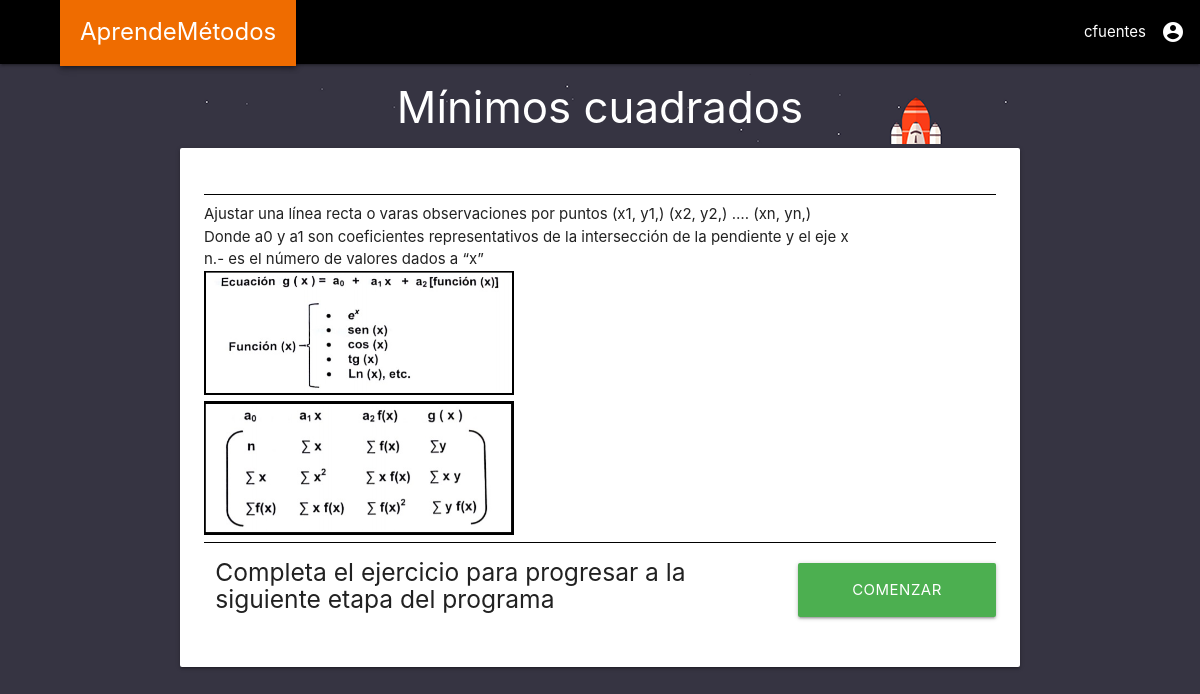
The app's page /preface_lineal_con_funcion/ (signed in), older data.
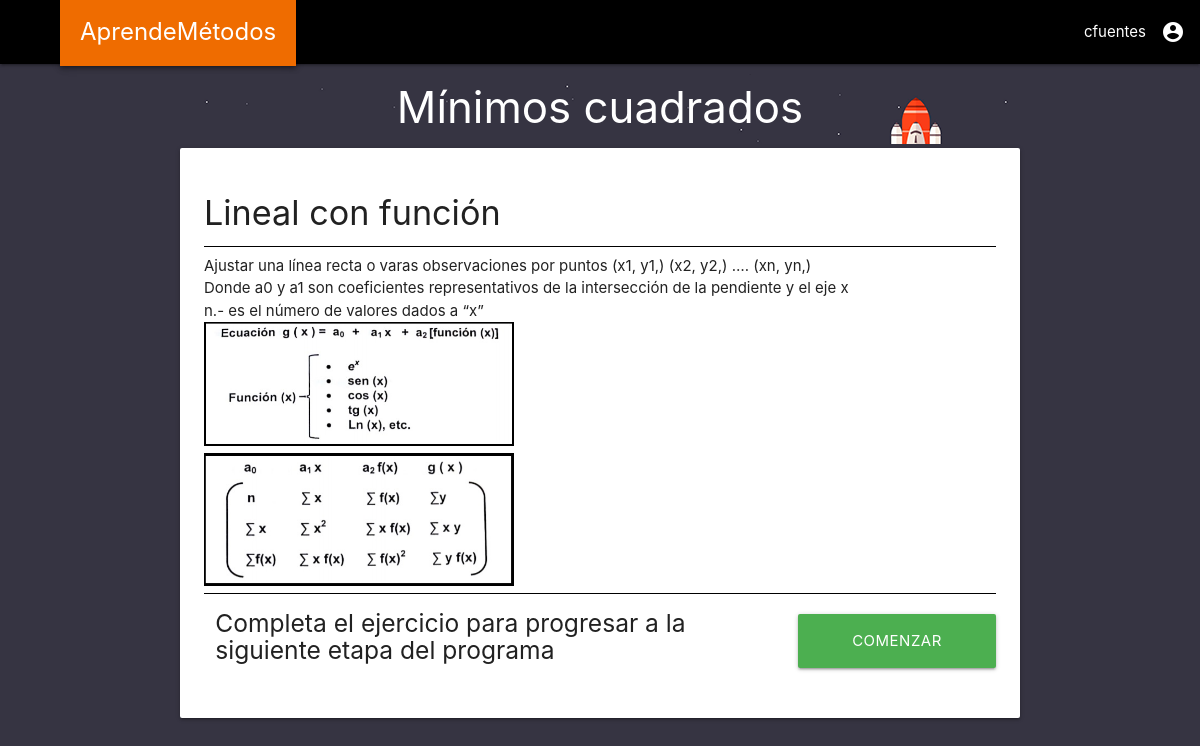
The same page, newer data.
### gainspend/models.py (models this page shows)
class Method(models.Model):
    field_id = models.IntegerField(db_column='_id', primary_key=True, blank=True)
    name = models.TextField(blank=True, null=True)
    is_subject = models.BooleanField(blank=True, null=True)
    preface_name = models.TextField(blank=True, null=True)

### gainspend/views/minimos_cuadrados.py (the view)
# urls.py: path('preface_lineal_con_funcion/',views.preface_lineal_con_funcion, name='preface_lineal_con_funcion'),
@login_required
def preface_lineal_con_funcion(request):
    method = Method.objects.filter(name="Lineal con función").first()
    context = {
        "method": method
    }
    return render(request, 'gainspend/pages/preface_lineal_con_funcion.html', context)

### gainspend/templates/gainspend/pages/preface_lineal_con_funcion.html (shortened to what this page needs)
{% extends "../base/base_main.html" %}
{% load humanize %}
{% load static %}
{% block content_center %}
<div class="container">
  <div class="preface_title" style="background-image: url({% static 'images/32.png' %})">
    <div class="card-title">
      <h3 style ="margin:0px;">Mínimos cuadrados</h3>
    </div>
  </div>
  <div class="card">
    <div class="card-content">
      <div class="card-title" style="border-bottom:1px solid black;">
        <h4>{{ method.name }}</h4>
      </div>
      <div class="preface_content">
        <body>
        Ajustar una línea recta o varas observaciones por puntos (x1, y1,) (x2, y2,) …. (xn, yn,)
        <p>Donde a0 y a1 son coeficientes representativos de la intersección de la pendiente y el eje x
        <br> n.- es el número de valores dados a “x”</p>
        <img src ="{% static 'preface_images\LCF1.jpg' %}"width="310"/>
        <br><img src ="{% static 'preface_images\LCF2.jpg' %}"width="310"/>
      </div>
      <div class="start_excercise_box">
        <div class="row">
          <div class="col s12 m9">
            <h5>Completa el ejercicio para progresar a la siguiente etapa del programa</h5>
          </div>
          <a href="/preface_{{ method.preface_name }}/excercise">
            <div class="col s12 m3 btn btn-large green" style="margin-top:20px;">
              Comenzar
            </div>
          </a>
        </div>
      </div>
    </div>
  </div>
</div>
{% endblock content_center %}

### gainspend/templates/gainspend/base/base_main.html (shortened to what this page needs)
<!DOCTYPE html>
<html lang="en" dir="ltr">
  {% block head %}
  <head>
    {% block stylesheets %}
      {% include "gainspend/base/base_head_stylesheets.html" %}
    {% endblock stylesheets %}
  </head>
  {% endblock head %}
  {% block body %}
  <body class="dark-purple">
    {% block header %}
      {% include "gainspend/base/base_header.html" %}
    {% endblock header %}
    {% block content %}
      {% block content_center %}
      {% endblock content_center %}
    {% endblock content %}
  </body>
  {% endblock body %}
</html>

### gainspend/templates/gainspend/base/base_head_stylesheets.html
{% load static %}
<link rel="stylesheet" href="{% static 'vendor/materialize/css/materialize.min.css' %}">
<link rel="stylesheet" href="{% static 'vendor/material-icons/icon.css' %}">
<link rel="stylesheet" href="{% static 'vendor/sweetalert2/sweetalert2.min.css' %}">
<link rel="stylesheet" href="{% static 'gainspend/base/base.css' %}">

### gainspend/templates/gainspend/base/base_head_scripts.html (shortened to what this page needs)
{% load static %}

### gainspend/templates/gainspend/base/base_header.html (shortened to what this page needs)
<nav>
  <div class="nav-wrapper black">
    <a href="#" data-target="slide-out" class="sidenav-trigger" style="display: block;"><i class="material-icons black-text">menu</i></a>
    <a href="{% url 'main_dashboard' %}" class="base_header_logo z-depth-2 orange darken-3">AprendeMétodos</a>
    <ul id="nav-mobile" class="right">
      <li>
        <a class="dropdown-trigger" href="#!" data-target="settings_list">
          {{ request.user.username }}<i class="material-icons hide-on-small-only right">account_circle</i>
        </a>
      </li>
    </ul>
  </div>
</nav>

### gainspend/static/gainspend/base/base.css (style rules this page uses)
.dark-purple { background-color: #363442 !important; }
.base_header_logo { padding: 20px; font-size: x-large; }
.preface_title { margin-top: 10px; min-height: 70px; color: white; margin-bottom: -4px; position: relative; text-align: center; padding-top: 10px; }
.start_excercise_box { border-top: 1px solid black; }

Row changes from the older to the newer data that the page shows:
now on this page (row edited): Method: name "Lineal con función"
